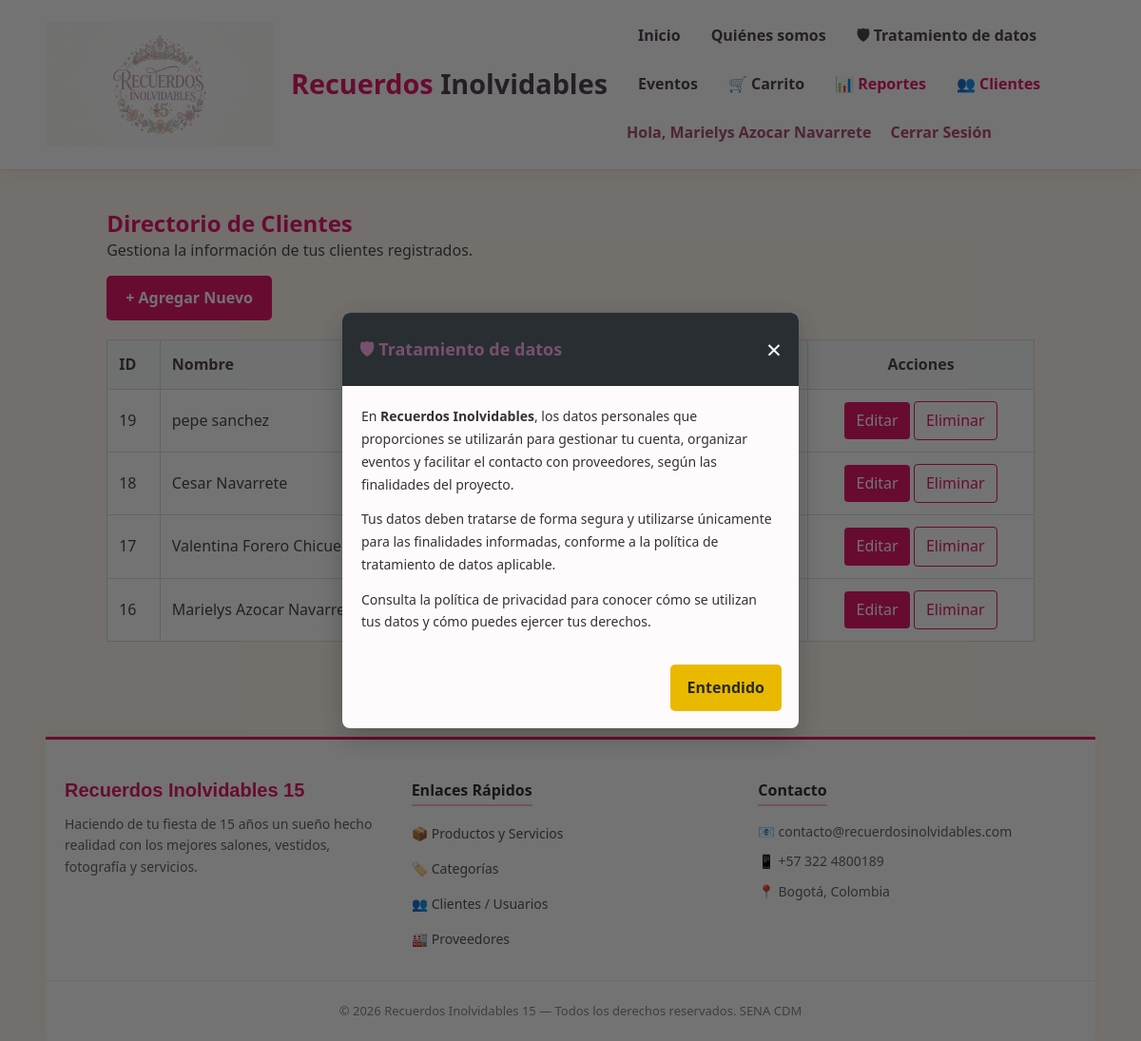
Page /index.php?controller=usuario&action=index (signed in) on the committed database.
### tables this page shows
CREATE TABLE `usuarios` (
  `id_usuario` int(11) NOT NULL,
  `nombre` varchar(100) NOT NULL,
  `email` varchar(150) NOT NULL,
  `password` varchar(255) NOT NULL,
  `telefono` varchar(20) DEFAULT NULL,
  `id_rol` int(11) NOT NULL,
  `fecha_registro` timestamp NOT NULL DEFAULT CURRENT_TIMESTAMP,
  `created_at` timestamp NOT NULL DEFAULT CURRENT_TIMESTAMP
);

### controllers/UsuarioController.php (called while the page is built, shortened)
<?php
require_once __DIR__ . '/../models/Usuario.php';
class UsuarioController {
    private $modelo;
    public function __construct() {
        $this->modelo = new Usuario();
    }
    public function index() {
        $usuarios = $this->modelo->obtenerTodos();
        require_once __DIR__ . '/../views/usuarios/index.php';
    }
}
?>

### models/usuario.php (called while the page is built, shortened)
<?php
require_once __DIR__ . '/../config/Database.php';
class Usuario {
    private $db;
    public function __construct() {
        $database = new Database();
        $this->db = $database->getConnection();
    }
    public function obtenerTodos() {
        $sql = "SELECT u.*, r.nombre AS rol_nombre
                FROM usuarios u
                LEFT JOIN roles r ON u.id_rol = r.id_rol
                ORDER BY u.id_usuario DESC";
        $stmt = $this->db->prepare($sql);
        $stmt->execute();
        return $stmt->fetchAll(PDO::FETCH_ASSOC);
    }
}

### config/Database.php (called while the page is built, shortened)
<?php
class Database {
    private $host = "localhost";
    private $db_name = "recuerdos_inolvidables";
    private $username = "root";
    private $password = "";
    public function getConnection() {
        $this->conn = null;
        try {
            $this->conn = new PDO(
                "mysql:host=" . $this->host . ";dbname=" . $this->db_name . ";charset=utf8mb4",
                $this->username,
                $this->password,
                [
                    PDO::ATTR_ERRMODE => PDO::ERRMODE_EXCEPTION,
                    PDO::ATTR_DEFAULT_FETCH_MODE => PDO::FETCH_ASSOC,
                    PDO::ATTR_EMULATE_PREPARES => false
                ]
            );
        } catch (PDOException $exception) {
            echo "Error de conexión: " . $exception->getMessage();
        }
        return $this->conn;
    }
}

### views/usuarios/index.php (the view)
<?php require_once __DIR__ . '/../layouts/header.php'; ?>
<div class="container" style="padding: 40px 20px; min-height: 50vh;">
    <h2 style="color: #e6196e;">Directorio de Clientes</h2>
    <p>Gestiona la información de tus clientes registrados.</p>
    <?php if (isset($_SESSION['user_rol']) && ($_SESSION['user_rol'] == 1 || (isset($_SESSION['user_rol_nombre']) && $_SESSION['user_rol_nombre'] === 'Administrador'))): ?>
        <a href="index.php?controller=usuario&action=crear" style="display: inline-block; padding: 10px 20px; background: #e6196e; color: white; text-decoration: none; border-radius: 5px; margin-bottom: 20px; font-weight: bold;">+ Agregar Nuevo</a>
    <?php endif; ?>
    <table border="1" style="width: 100%; border-collapse: collapse; text-align: left; background: white;">
        <thead>
            <tr style="background-color: #f8f9fa;">
                <th style="padding: 12px; border: 1px solid #ddd;">ID</th>
                <th style="padding: 12px; border: 1px solid #ddd;">Nombre</th>
                <th style="padding: 12px; border: 1px solid #ddd;">Correo Electrónico</th>
                <th style="padding: 12px; border: 1px solid #ddd;">Teléfono</th>
                <?php if (isset($_SESSION['user_rol']) && ($_SESSION['user_rol'] == 1 || (isset($_SESSION['user_rol_nombre']) && $_SESSION['user_rol_nombre'] === 'Administrador'))): ?>
                    <th style="padding: 12px; border: 1px solid #ddd; text-align: center;">Acciones</th>
                <?php endif; ?>
            </tr>
        </thead>
        <tbody>
            <?php foreach($usuarios as $u): ?>
            <tr>
                <td style="padding: 12px; border: 1px solid #ddd;"><?=$u['id_usuario']?></td>
                <td style="padding: 12px; border: 1px solid #ddd;"><?=htmlspecialchars($u['nombre'])?></td>
                <td style="padding: 12px; border: 1px solid #ddd;"><?=htmlspecialchars($u['email'])?></td>
                <td style="padding: 12px; border: 1px solid #ddd;"><?=htmlspecialchars($u['telefono'] ?? 'Sin registrar')?></td>
                <?php if (isset($_SESSION['user_rol']) && ($_SESSION['user_rol'] == 1 || (isset($_SESSION['user_rol_nombre']) && $_SESSION['user_rol_nombre'] === 'Administrador'))): ?>
                    <td style="padding: 12px; border: 1px solid #ddd; text-align: center;">
                        <a href="index.php?controller=usuario&action=editar&id=<?=$u['id_usuario']?>" style="display: inline-block; padding: 6px 12px; background: #e6196e; color: white; text-decoration: none; border-radius: 4px;">Editar</a>
                        <a href="index.php?controller=usuario&action=eliminar&id=<?=$u['id_usuario']?>" style="display: inline-block; padding: 6px 12px; background: white; color: #e6196e; border: 1px solid #e6196e; text-decoration: none; border-radius: 4px;" onclick="return confirm('¿Seguro que deseas eliminar este cliente?');">Eliminar</a>
                    </td>
                <?php endif; ?>
            </tr>
            <?php endforeach; ?>
        </tbody>
    </table>
</div>
<?php require_once __DIR__ . '/../layouts/footer.php'; ?>

### public/css/styles.css (style rules this page uses)
:root { --primary-color: #c96b91; --primary-hover: #ad5078; --secondary-color: #f2dce8; --text-dark: #514651; --bg-light: #fff8f0; --white: #ffffff; --border-color: #ead8e5; --pastel-pink: #f8e6ee; --pastel-pink-dark: #efd0df; --pastel-lilac: #eee7f8; --pastel-lilac-dark: #ded1ef; --pastel-cream: #fff8f0; --pastel-gold: #d9bd8b; --shadow-soft: 0 5px 20px rgba(105, 72, 96, 0.08); --shadow-hover: 0 12px 28px rgba(105, 72, 96, 0.14); --radius-soft: 16px; --radius-small: 10px; }
* { box-sizing: border-box; margin: 0; padding: 0; }
html { scroll-behavior: smooth; }

### rows in the picture
usuarios: id_usuario "19", nombre "pepe sanchez"
usuarios: id_usuario "18", nombre "Cesar Navarrete"
usuarios: id_usuario "17", nombre "Valentina Forero Chicue"
usuarios: id_usuario "16", nombre "Marielys Azocar Navarrete"

### other values in the picture
$_SESSION['user_nombre'] "Marielys Azocar Navarrete"
